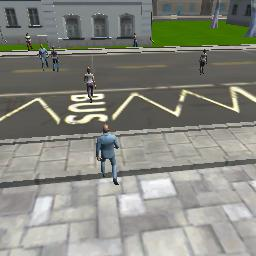
#> input picture data/train/images/1_run1_cam1_01700_data_pack2.jpeg, 256 x 256 px; its folder holds 4 pictures in this run
$ python flip_file.py   (older library calls are emulated)
#> lines starting #> are read from the running program, lines starting #| are printed output that depends on the picture
import os
import glob
from scipy import misc
import numpy as np

def flip_and_save_images(img_dir, extension):
  os.chdir(img_dir)
  files = glob.glob("*." + extension)
  for i, file in enumerate(files):
    print(i)
    img = misc.imread(file, flatten=False, mode='RGB')
    flipped_img = np.fliplr(img)
    misc.imsave("flipped" + file, flipped_img)

train_mask_dir = "/home/yangnie/udcity/RoboND-DeepLearning-Project/data/train/masks/"
train_images_dir = "/home/yangnie/udcity/RoboND-DeepLearning-Project/data/train/images/"

flip_and_save_images(train_mask_dir, "png")
flip_and_save_images(train_images_dir, "jpeg")
#> call 2 of flip_and_save_images, with extension = 'jpeg'
#> in flip_and_save_images, img is the input picture: shape (256, 256, 3); mean R, G, B 134.7, 136.4, 127.2
#> in flip_and_save_images (call 2), `flipped_img = np.fliplr(img)`:
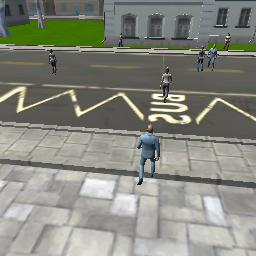
#> flipped_img: shape (256, 256, 3); mean R, G, B 134.7, 136.4, 127.2
#> pass 2 of the loop in flip_and_save_images, `for i, file in enumerate(files):`:
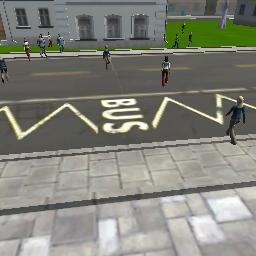
#> input picture data/train/images/1_run1_cam1_01993_data_pack2.jpeg, 256 x 256 px
#> in flip_and_save_images, img is the input picture: shape (256, 256, 3); mean R, G, B 130.1, 131.5, 121.9
#> in flip_and_save_images (call 2), `flipped_img = np.fliplr(img)`:
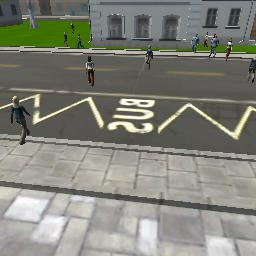
#> flipped_img: shape (256, 256, 3); mean R, G, B 130.1, 131.5, 121.9
#> pass 3 of the loop in flip_and_save_images, `for i, file in enumerate(files):`:
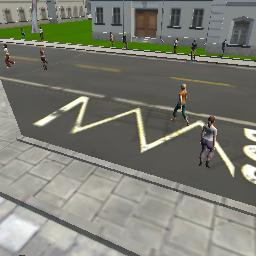
#> input picture data/train/images/1_run1_cam1_02303_data_pack2.jpeg, 256 x 256 px
#> in flip_and_save_images, img is the input picture: shape (256, 256, 3); mean R, G, B 124.6, 125.5, 115.4
#> in flip_and_save_images (call 2), `flipped_img = np.fliplr(img)`:
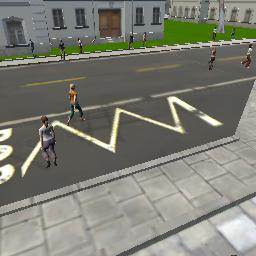
#> flipped_img: shape (256, 256, 3); mean R, G, B 124.6, 125.5, 115.4
#> the loop made 4 passes; the first 3 are shown
